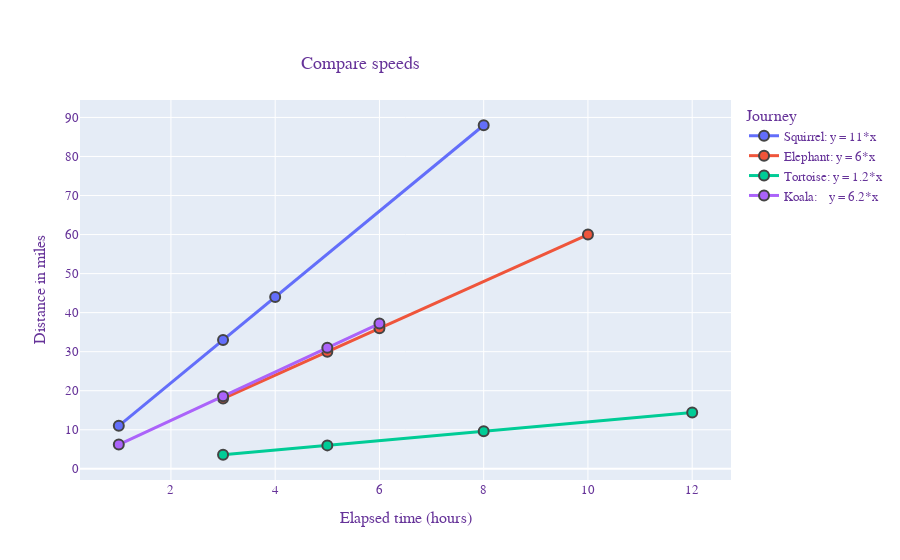

Notebook code cell kept with this figure:
### Markdown cell above
# Make images from plots
You can save an image by specifying the file using:<br>
```
# Prepare the tables for the final plot ...
plotTablesLines(...                     # ... other arguments
                img_name = 'plot.png')  # plot file name
```
This will save the plot in the file <tt>plot.png</tt>.

## Assignment: Saving image plot
Study the code below and find where the file image is stored.<br>
Then do the following:
1. Click on the file name to view the file.
2. Change the file name to <tt>frame1.png</tt> and verify that it worked.

### Code cell
# Merge all of the tables

# Squirrel table
Squirrel = table()
Squirrel.column_labels = ["x (hours)", "y (miles)"]
Squirrel.data_values = [[1, 3, 4, 8], [11, 33, 44, 88]]

# Elephant table
Elephant = table()
Elephant.column_labels = ["x (hours)", "y (miles)"]
Elephant.data_values = [[3, 5, 6, 10], [18, 30, 36, 60]]

# Tortoise table
Tortoise = table()
Tortoise.column_labels = ["x (hours)", "y (miles)"]
Tortoise.data_values = [[3, 5, 8, 12], [3.6, 6, 9.6, 14.4]]

# Koala table
Koala = table()
Koala.column_labels = ["x (hours)", "y (miles)"]
Koala.data_values = [[1, 3, 5, 6], [6.2, 18.6, 31, 37.2]]


tables_list = [Squirrel, Elephant, Tortoise, Koala]

# Line equations of tables
legend_labels = [
      'Squirrel: y = 11*x',
      'Elephant: y = 6*x',
      'Tortoise: y = 1.2*x',
      'Koala:    y = 6.2*x']

# Plot tables
plotTablesLines(tables_list,
                fig_title = 'Compare speeds',              # title on top
                x_label = 'Elapsed time (hours)',             # appears along x-axis
                y_label = 'Distance in miles',          # appears along y-axis
                legend_title = 'Journey',                       # title on the right hand side
                legend_labels = legend_labels,                  # text describing the table
                img_name = 'plot.jpg')                          # plot image name

### Figure 1 — Plotly figure (JSON) as saved in the notebook; plotly's stock layout.template omitted (floating-point values rounded to 4 significant figures)
{"data": [{"line": {"width": 3}, "marker": {"line": {"width": 2}, "size": 10}, "mode": "lines+markers", "name": "Squirrel: y = 11*x", "type": "scatter", "x": [1, 3, 4, 8], "y": [11, 33, 44, 88]}, {"line": {"width": 3}, "marker": {"line": {"width": 2}, "size": 10}, "mode": "lines+markers", "name": "Elephant: y = 6*x", "type": "scatter", "x": [3, 5, 6, 10], "y": [18, 30, 36, 60]}, {"line": {"width": 3}, "marker": {"line": {"width": 2}, "size": 10}, "mode": "lines+markers", "name": "Tortoise: y = 1.2*x", "type": "scatter", "x": [3, 5, 8, 12], "y": [3.6, 6, 9.6, 14.4]}, {"line": {"width": 3}, "marker": {"line": {"width": 2}, "size": 10}, "mode": "lines+markers", "name": "Koala:    y = 6.2*x", "type": "scatter", "x": [1, 3, 5, 6], "y": [6.2, 18.6, 31, 37.2]}], "layout": {"autosize": false, "font": {"color": "RebeccaPurple", "family": "Courier New, monospace", "size": 13}, "legend": {"title": {"text": "Journey"}}, "title": {"text": "Compare speeds", "x": 0.4, "xanchor": "center", "y": 0.9, "yanchor": "top"}, "xaxis": {"title": {"text": "Elapsed time (hours)"}}, "yaxis": {"title": {"text": "Distance in miles"}}}}
